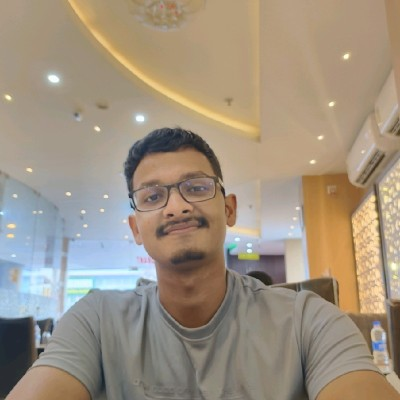
#> input picture numpy internship/sample.jpeg, 400 x 400 px, found by its file name
$ jupyter execute phase4.ipynb   (shell and % lines are left out)
#> lines starting #> are read from the running program, lines starting #| are printed output that depends on the picture
[cell 1]

import numpy as np
import matplotlib.pyplot as plt

[cell 2]
arr1=np.array([[1,2,3],[4,5,6]])
arr2=np.random.rand(3,3)
arr3=np.zeros((4,4))

[cell 3]
np.save('arr1.npy',arr1)
np.save('arr2.npy',arr2)
np.save('arr3.npy',arr3)

[cell 4]
loadarr1=np.load('arr1.npy')
print(loadarr1)

[cell 5]
loadarr2=np.load('arr2.npy')
print(loadarr2)

[cell 6]
loadarr3=np.load('arr3.npy')
print(loadarr3)

[cell 7]
try:
  logo=np.load('numpy-logo.npy')
  #display
  plt.figure(figsize=(10,5))
  plt.subplot(121) #hw
  plt.imshow(logo)
  plt.title("numpy logo")
  plt.grid(False)
  dark_logo=1-logo
  plt.subplot(122)
  plt.imshow(dark_logo)
  plt.title("dark logo")

except FileNotFoundError:
  print("file not found")

[cell 8]
from PIL import Image
from numpy import asarray
import numpy as np


# load the image and convert into
# numpy array
img = Image.open('Sample.jpeg')
#> img is the input picture: PIL image 400x400 RGB; mean R, G, B 159.1, 145.8, 128.4
numpydata =asarray(img)

# data
print(numpydata)
#> (printed output is left out)
np.save("img.npy",numpydata)

[cell 9]
# Display the image and its "dark" version
import matplotlib.pyplot as plt
plt.figure(figsize=(10,5))
plt.subplot(121)
plt.imshow(img)
plt.title("numpy img")
plt.grid(False)

# Convert PIL Image to numpy array for arithmetic
img_array = np.asarray(img)
filter_img = 130 - img_array  # invert colors for uint8 image
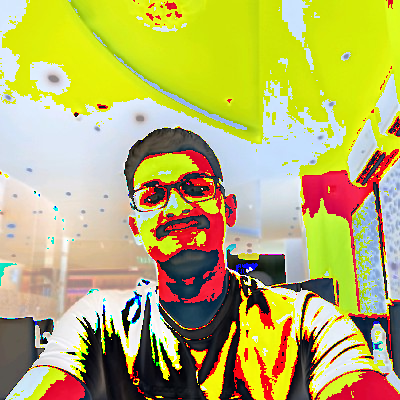
#> filter_img: shape (400, 400, 3); mean R, G, B 184.9, 178.3, 102.3

plt.subplot(122)
plt.imshow(filter_img)
plt.title("filter img")
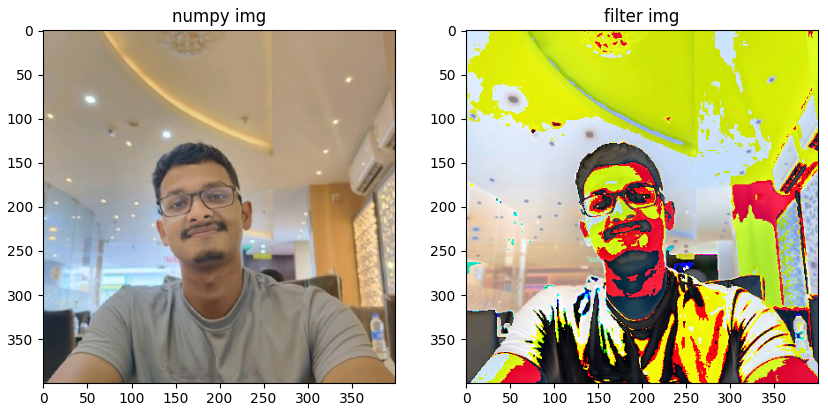
#> figure drawn by matplotlib, 2 panels
